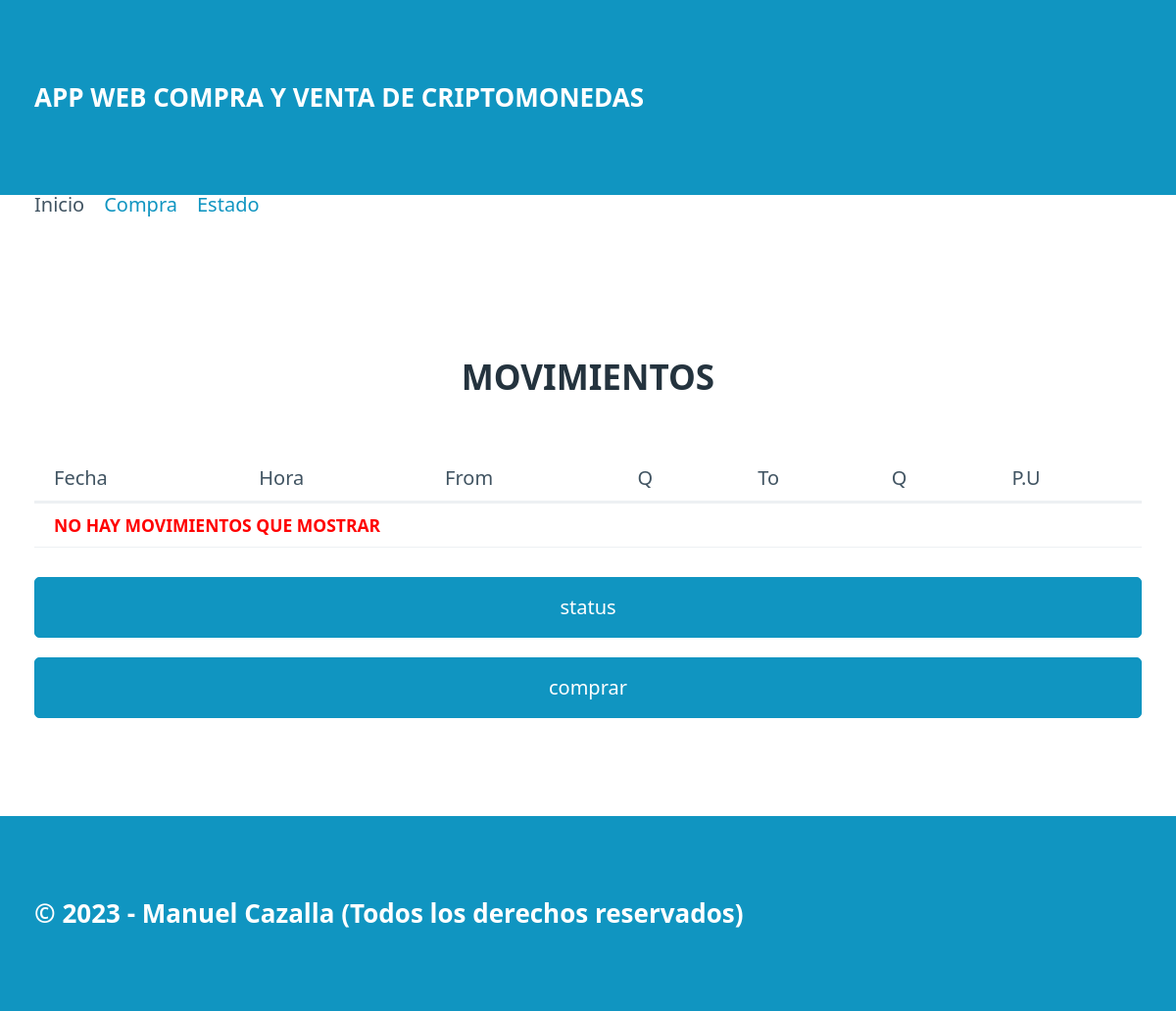
/, run on an earlier commit of the app's database.
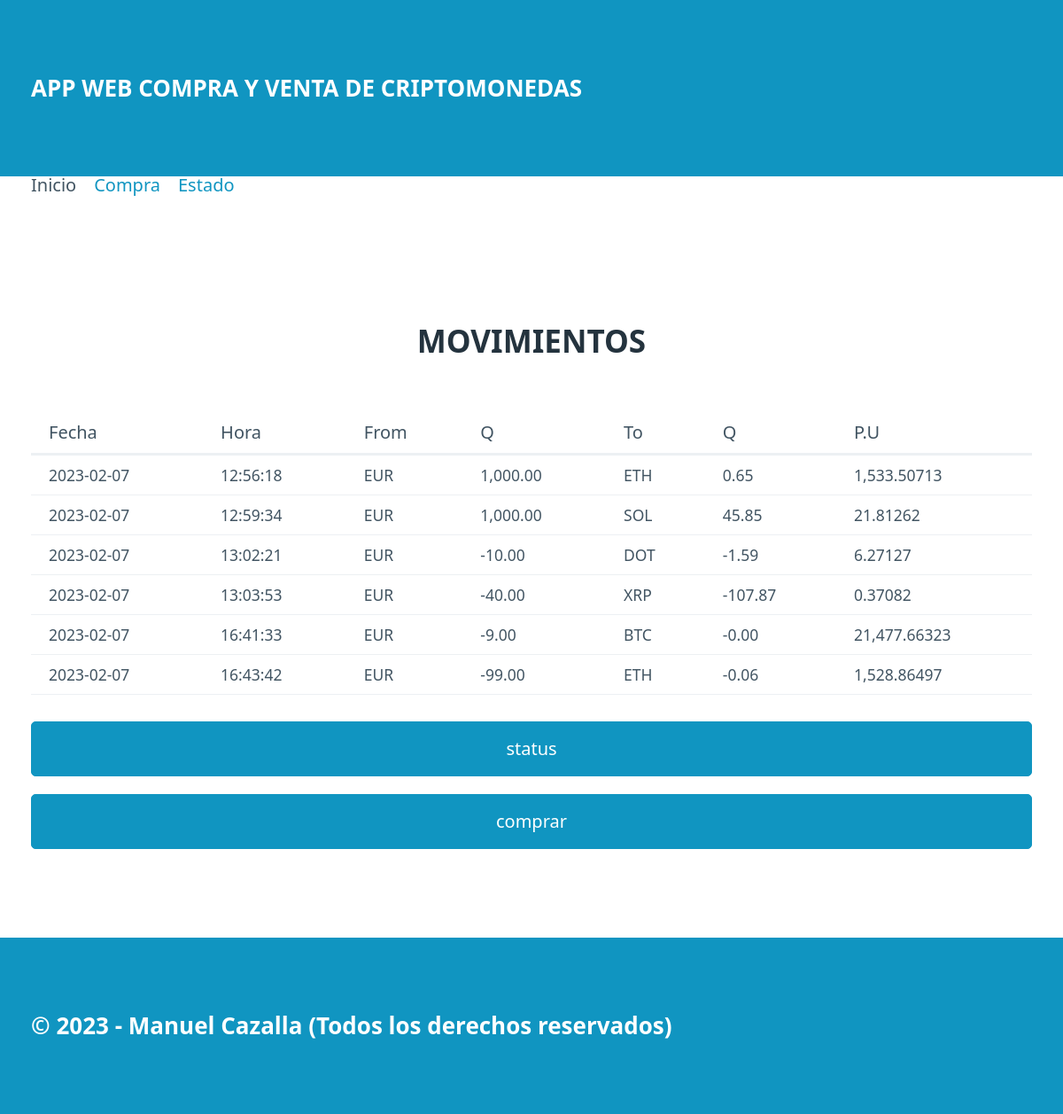
And on a later commit of the database.
### tables this page shows
CREATE TABLE "movimientos" (
	"id"	INTEGER,
	"date"	TEXT NOT NULL,
	"time"	TEXT NOT NULL,
	"moneda_from"	TEXT NOT NULL,
	"cantidad_from"	REAL,
	"moneda_to"	TEXT NOT NULL,
	"cantidad_to"	REAL,
	PRIMARY KEY("id" AUTOINCREMENT)
);

### blockchain/routes.py (the view)
@app.route("/")
def index():
    try:
        sqlite = ConecSqlite(ORIGIN_DATA)
        movimientos = sqlite.consultaSqlite("SELECT * from movimientos")
        return render_template("index.html",movements=  movimientos, puntero = "index.html",pageTitle ="movimimentos")
    except:
        flash("Base de datos no disponible,intentelo más tarde por favor")
        return render_template("index.html")

### blockchain/models.py (called while the page is built)
     def consultaSqlite(self,consulta):
            con = sqlite3.connect(self.ruta)
            cur = con.cursor()
            cur.execute(consulta)
            resultado = []
            columnas = cur.description
            filas = cur.fetchall()
            for dato in filas:
                movimiento = {}
                posicion = 0
                for nombre in columnas:
                    movimiento[nombre[0]] = dato[posicion]
                    posicion += 1
                resultado.append(movimiento)
            con.close()
            return resultado

### blockchain/templates/index.html
{% extends "base.html" %}
{% block section%}
        <table>
            <div class = "h2">
                <h2>MOVIMIENTOS</h2>
            </div>
            <thead>
               <tr>
                    <th>Fecha</th>
                    <th>Hora</th>
                    <th>From</th>
                    <th>Q</th>
                    <th>To</th>
                    <th>Q</th>
                    <th>P.U</th>
                </tr>
            </thead>
            <tbody>
                {% if movements %}
                {% for movement in movements %}
                <tr>
                    <td>{{movement.date}}</td>
                    <td>{{movement.time}}</td>
                    <td>{{movement.moneda_from}}</td>
                    <td>{{"{:,.2f}".format(movement.cantidad_from)}}</td>
                    <td>{{movement.moneda_to}}</td>
                    <td>{{"{:,.2f}".format (movement.cantidad_to)}}</td>
                    <td>{{"{:,.5f}".format(movement.cantidad_from / movement.cantidad_to)}}</td>
                </tr>
                {% endfor %}
                {% else%}
                <tr>
                    <td colspan="7" class="lista-vacia">NO HAY MOVIMIENTOS QUE MOSTRAR</td>
                </tr>
                {%endif%}
            </tbody>
        </table>
        <a href="/status"><button class ="status" method="POST">status</button></a>
        <a href="/purchase"><button class="comprar" method="POST">comprar</button></a>
{% endblock %}

What changed in the data, as far as the page shows it:
added movimientos: date "2023-02-07", time "12:56:18", moneda_from "EUR", cantidad_from "1,000.00", moneda_to "ETH", cantidad_to "0.65", movement.cantidad_from/movement.cantidad_to "1,533.50713"
added movimientos: date "2023-02-07", time "12:59:34", moneda_from "EUR", cantidad_from "1,000.00", moneda_to "SOL", cantidad_to "45.85", movement.cantidad_from/movement.cantidad_to "21.81262"
added movimientos: date "2023-02-07", time "13:02:21", moneda_from "EUR", cantidad_from "-10.00", moneda_to "DOT", cantidad_to "-1.59", movement.cantidad_from/movement.cantidad_to "6.27127"
added movimientos: date "2023-02-07", time "13:03:53", moneda_from "EUR", cantidad_from "-40.00", moneda_to "XRP", cantidad_to "-107.87", movement.cantidad_from/movement.cantidad_to "0.37082"
added movimientos: date "2023-02-07", time "16:41:33", moneda_from "EUR", cantidad_from "-9.00", moneda_to "BTC", cantidad_to "-0.00", movement.cantidad_from/movement.cantidad_to "21,477.66323"
added movimientos: date "2023-02-07", time "16:43:42", moneda_from "EUR", cantidad_from "-99.00", moneda_to "ETH", cantidad_to "-0.06", movement.cantidad_from/movement.cantidad_to "1,528.86497"
Also different on the page:
text no longer shown: "NO HAY MOVIMIENTOS QUE MOSTRAR"
